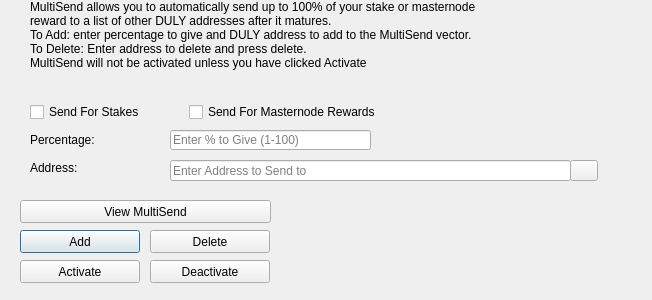
<?xml version="1.0" encoding="UTF-8"?>
<ui version="4.0">
 <class>MultiSendDialog</class>
 <widget class="QDialog" name="MultiSendDialog">
  <property name="windowModality">
   <enum>Qt::NonModal</enum>
  </property>
  <property name="geometry">
   <rect>
    <x>0</x>
    <y>0</y>
    <width>652</width>
    <height>300</height>
   </rect>
  </property>
  <property name="windowTitle">
   <string>MultiSend</string>
  </property>
  <widget class="QLineEdit" name="multiSendPercentEdit">
   <property name="geometry">
    <rect>
     <x>170</x>
     <y>130</y>
     <width>201</width>
     <height>20</height>
    </rect>
   </property>
   <property name="toolTip">
    <string>Enter whole numbers 1 - 100</string>
   </property>
   <property name="placeholderText">
    <string>Enter % to Give (1-100)</string>
   </property>
  </widget>
  <widget class="QLineEdit" name="multiSendAddressEdit">
   <property name="geometry">
    <rect>
     <x>170</x>
     <y>160</y>
     <width>401</width>
     <height>21</height>
    </rect>
   </property>
   <property name="toolTip">
    <string/>
   </property>
   <property name="placeholderText">
    <string>Enter Address to Send to</string>
   </property>
  </widget>
  <widget class="QLabel" name="label_2">
   <property name="geometry">
    <rect>
     <x>30</x>
     <y>0</y>
     <width>451</width>
     <height>121</height>
    </rect>
   </property>
   <property name="lineWidth">
    <number>1</number>
   </property>
   <property name="text">
    <string>MultiSend allows you to automatically send up to 100% of your stake or masternode reward to a list of other DULY addresses after it matures.
To Add: enter percentage to give and DULY address to add to the MultiSend vector.
To Delete: Enter address to delete and press delete.
MultiSend will not be activated unless you have clicked Activate</string>
   </property>
   <property name="alignment">
    <set>Qt::AlignLeading|Qt::AlignLeft|Qt::AlignTop</set>
   </property>
   <property name="wordWrap">
    <bool>true</bool>
   </property>
  </widget>
  <widget class="QLabel" name="message">
   <property name="geometry">
    <rect>
     <x>290</x>
     <y>200</y>
     <width>351</width>
     <height>91</height>
    </rect>
   </property>
   <property name="text">
    <string/>
   </property>
  </widget>
  <widget class="QPushButton" name="addButton">
   <property name="geometry">
    <rect>
     <x>20</x>
     <y>230</y>
     <width>120</width>
     <height>23</height>
    </rect>
   </property>
   <property name="toolTip">
    <string/>
   </property>
   <property name="statusTip">
    <string>Add to MultiSend Vector</string>
   </property>
   <property name="text">
    <string>Add</string>
   </property>
  </widget>
  <widget class="QPushButton" name="disableButton">
   <property name="geometry">
    <rect>
     <x>150</x>
     <y>260</y>
     <width>120</width>
     <height>23</height>
    </rect>
   </property>
   <property name="statusTip">
    <string>Deactivate MultiSend</string>
   </property>
   <property name="text">
    <string>Deactivate</string>
   </property>
  </widget>
  <widget class="QPushButton" name="addressBookButton">
   <property name="geometry">
    <rect>
     <x>570</x>
     <y>160</y>
     <width>28</width>
     <height>21</height>
    </rect>
   </property>
   <property name="toolTip">
    <string>Choose an address from the address book</string>
   </property>
   <property name="text">
    <string/>
   </property>
   <property name="icon">
    <iconset resource="../duly.qrc">
     <normaloff>:/icons/address-book</normaloff>:/icons/address-book</iconset>
   </property>
   <property name="shortcut">
    <string>Alt+A</string>
   </property>
   <property name="autoDefault">
    <bool>false</bool>
   </property>
  </widget>
  <widget class="QLabel" name="label">
   <property name="geometry">
    <rect>
     <x>30</x>
     <y>130</y>
     <width>121</width>
     <height>20</height>
    </rect>
   </property>
   <property name="toolTip">
    <string>Percentage of stake to send</string>
   </property>
   <property name="text">
    <string>Percentage:</string>
   </property>
  </widget>
  <widget class="QLabel" name="label_5">
   <property name="geometry">
    <rect>
     <x>30</x>
     <y>160</y>
     <width>111</width>
     <height>16</height>
    </rect>
   </property>
   <property name="toolTip">
    <string>Address to send portion of stake to</string>
   </property>
   <property name="text">
    <string>Address:</string>
   </property>
  </widget>
  <widget class="QPushButton" name="deleteButton">
   <property name="geometry">
    <rect>
     <x>150</x>
     <y>230</y>
     <width>120</width>
     <height>23</height>
    </rect>
   </property>
   <property name="toolTip">
    <string/>
   </property>
   <property name="statusTip">
    <string>Delete Address From MultiSend Vector</string>
   </property>
   <property name="text">
    <string>Delete</string>
   </property>
  </widget>
  <widget class="QPushButton" name="activateButton">
   <property name="geometry">
    <rect>
     <x>20</x>
     <y>260</y>
     <width>120</width>
     <height>23</height>
    </rect>
   </property>
   <property name="statusTip">
    <string>Activate MultiSend</string>
   </property>
   <property name="text">
    <string>Activate</string>
   </property>
  </widget>
  <widget class="QPushButton" name="viewButton">
   <property name="geometry">
    <rect>
     <x>20</x>
     <y>200</y>
     <width>251</width>
     <height>23</height>
    </rect>
   </property>
   <property name="toolTip">
    <string/>
   </property>
   <property name="statusTip">
    <string>View MultiSend Vector</string>
   </property>
   <property name="text">
    <string>View MultiSend</string>
   </property>
  </widget>
  <widget class="QWidget" name="horizontalLayoutWidget">
   <property name="geometry">
    <rect>
     <x>30</x>
     <y>100</y>
     <width>351</width>
     <height>24</height>
    </rect>
   </property>
   <layout class="QHBoxLayout" name="horizontalLayout">
    <item>
     <widget class="QCheckBox" name="multiSendStakeCheckBox">
      <property name="text">
       <string>Send For Stakes</string>
      </property>
     </widget>
    </item>
    <item>
     <widget class="QCheckBox" name="multiSendMasternodeCheckBox">
      <property name="text">
       <string>Send For Masternode Rewards</string>
      </property>
     </widget>
    </item>
   </layout>
  </widget>
 </widget>
 <resources>
  <include location="../duly.qrc"/>
 </resources>
 <connections/>
</ui>
